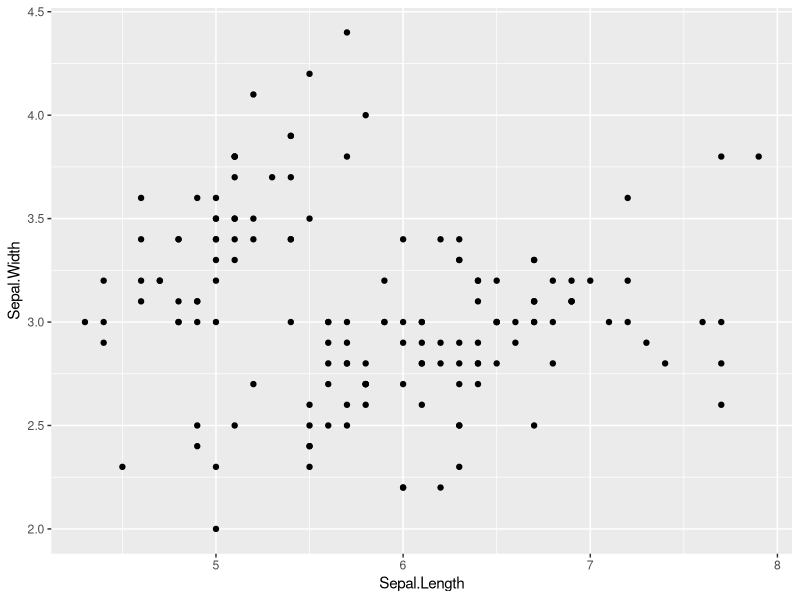
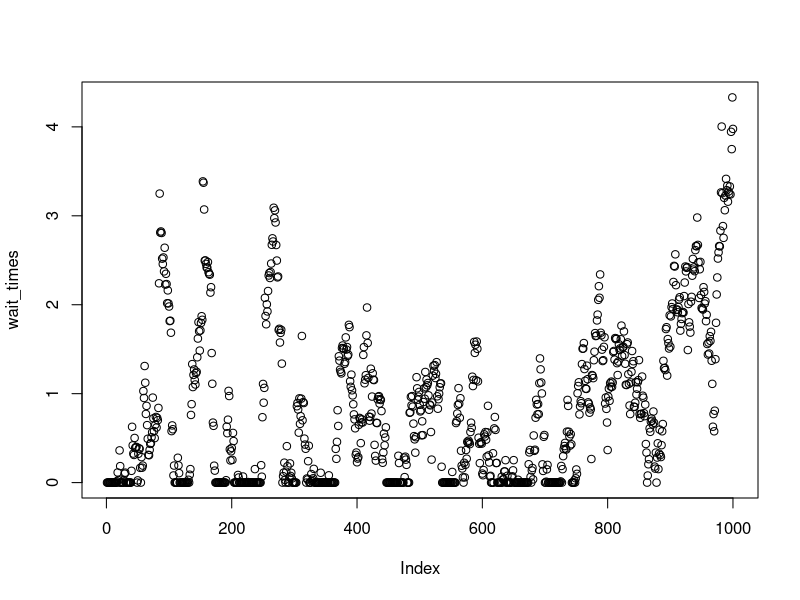
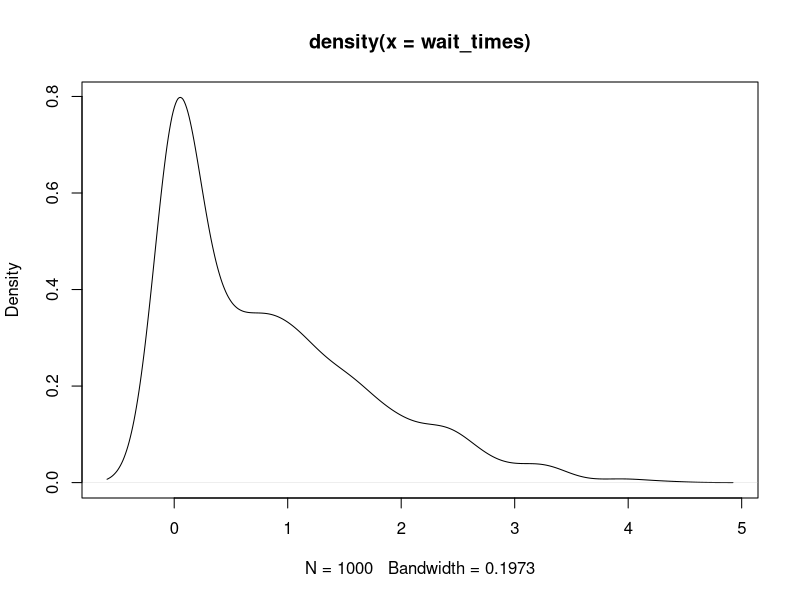
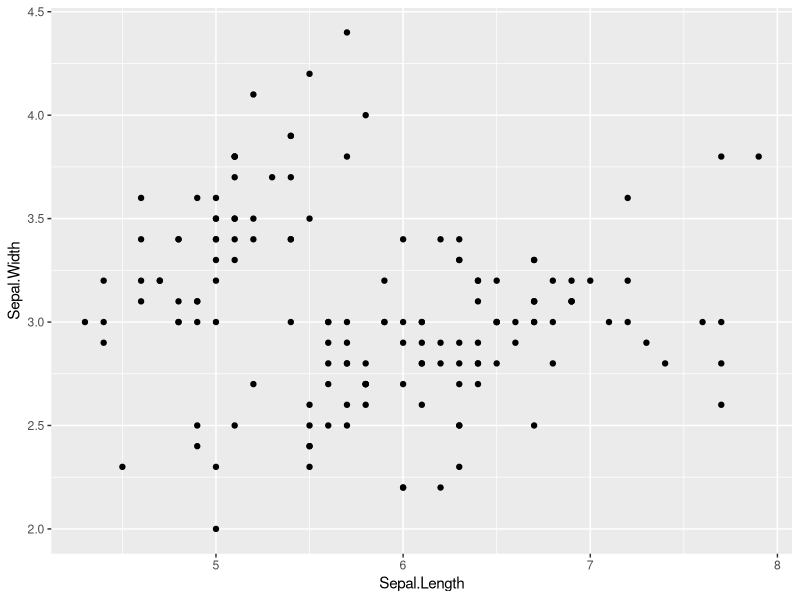

The R script that drew these images, in order:
print("Hi, I'm Bella")

library("ggplot2")
library("here")

plot1 <- ggplot(aes(x = Sepal.Length, y = Sepal.Width), 
                data = iris) +
  geom_point()
plot1

ggsave(here("figures/plot_1_b.png"))



### try out queuing ###

library("stringr")

set.seed(4)


# customers 

N_customer <- 1000
lambda_customer <- 5

customers <- data.frame(Customer.ID = paste0("C", str_pad(1:N_customer, 6, pad = "0")),
                        Time.Arrival = cumsum(rexp(n = N_customer, rate = lambda_customer)),
                        Time.Desk.Start = numeric(N_customer),
                        Time.Desk.End = numeric(N_customer),
                        Desk.Handled = character(N_customer) )


# Desks

N_desk <- 5
mu_desk <- pmax(0.5, rnorm(N_desk, mean = 1, sd = 0.2))
Desk.ID <- paste0("D", str_pad(1:N_desk, 2, pad = "0"))

desks <- list(N_desk = N_desk, 
              mu_desk = mu_desk,
              Desk.ID = Desk.ID)


# Function


queue <- function(customers, desks){
  
  # Initialise variables
  
  # desks
  N_desk <- desks$N_desk 
  mu_desk <- desks$mu_desk
  Desk.ID <- desks$Desk.ID
  desk_times <- rep(0, times = N_desk)
  
  # customers
  N_customer <- dim(customers)[1]
  
  
  for(i in 1:N_customer){ #loop over all customers
    
    next_arrival_time <- customers$Time.Arrival[i]
    
    # if a desk is idle, update their tie
    desk_times <- pmax(desk_times, next_arrival_time)
    
    #decide which desk to send the customer to
    next_free_desk <- which(desk_times == min(desk_times))[1] # works even when some desks have the same time, edit for E-Gates with conditions
    next_free_desk_time <- min(desk_times)
    
    # how long it takes to handle customer
    handling_time <- rexp(1, mu_desk[next_free_desk])
    
    # update accordingly for customer
    customers$Time.Desk.Start[i] <- next_free_desk_time
    customers$Time.Desk.End[i] <- next_free_desk_time + handling_time
    customers$Desk.Handled[i] <- desks$Desk.ID[next_free_desk]
    
    # update desk 
    desk_times[next_free_desk] <- desk_times[next_free_desk] + handling_time
    
    
  }
  
  return(customers)
  
}



customers <- queue(customers = customers, desks = desks)


wait_times <- customers$Time.Desk.Start - customers$Time.Arrival

plot(wait_times)
plot(density(wait_times))
summary(wait_times)

tapply(X = wait_times, INDEX = customers$Desk.Handled, FUN = summary)
